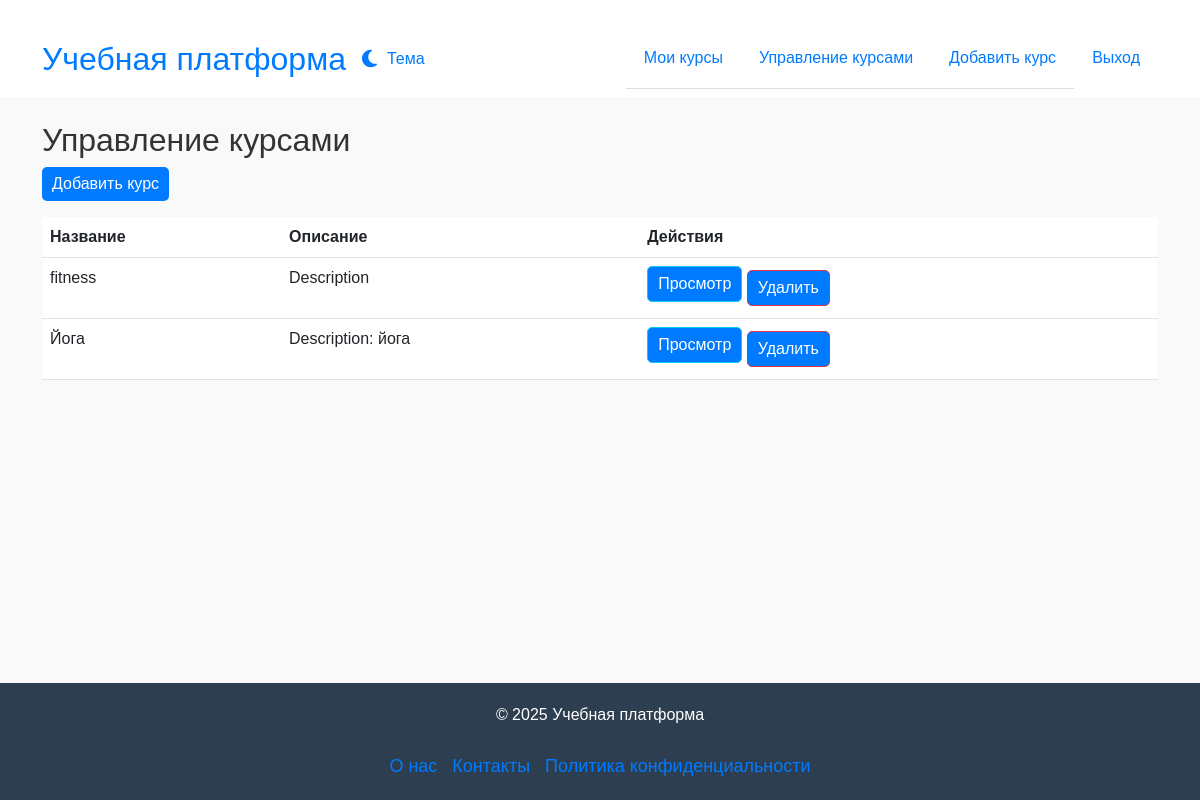
/courses/manage/ (signed in), run on an earlier commit of the app's database.
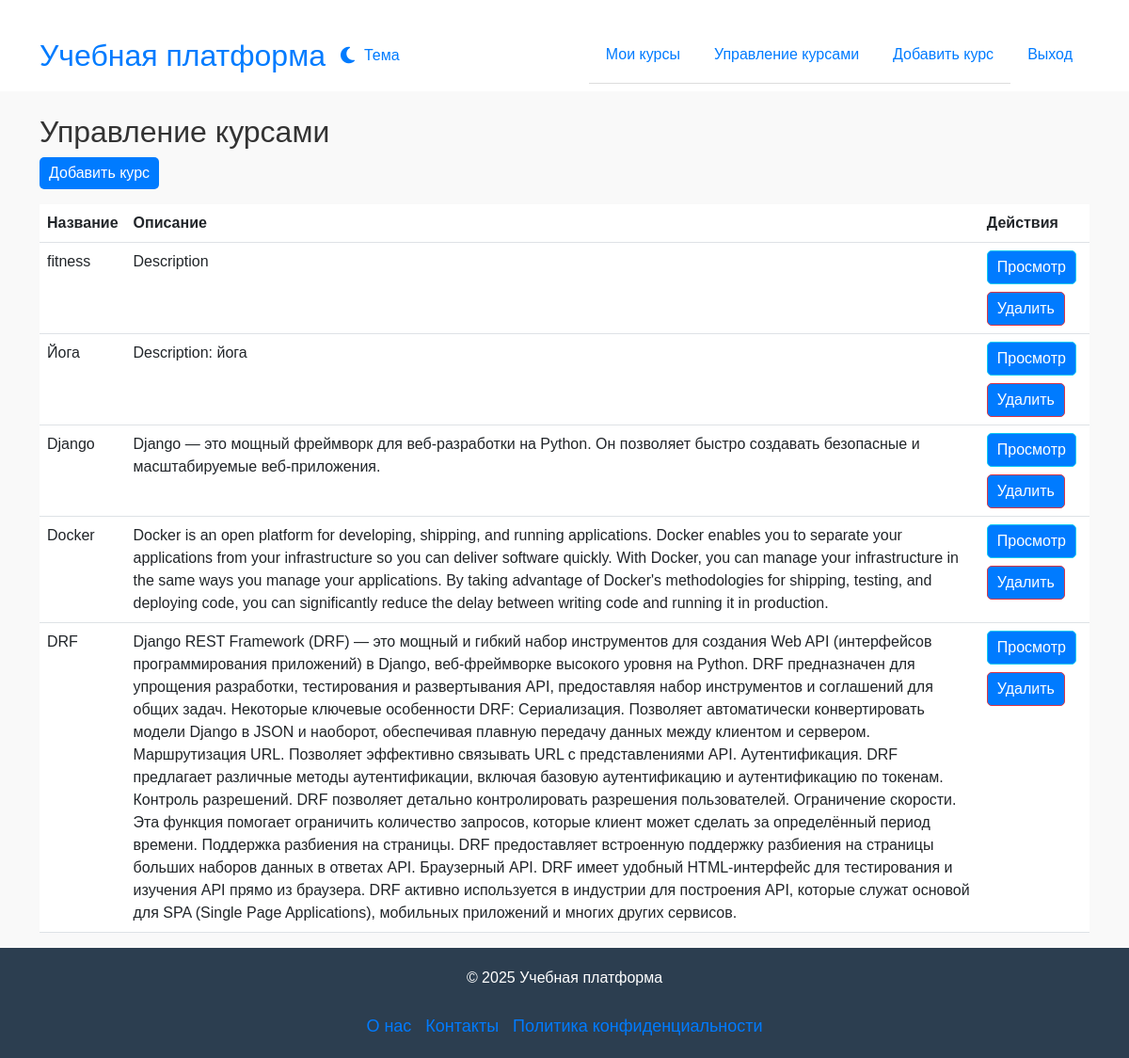
And on a later commit of the database.
### online_courses/models.py (models this page shows, shortened)
class Course(models.Model):
    title = models.CharField(max_length=255)
    description = models.TextField(null=True, blank=True)
    teacher = models.ForeignKey(User, on_delete=models.SET_NULL, null=True, limit_choices_to={'role': 'teacher'}, related_name='courses_taught')
    students = models.ManyToManyField(User, related_name='enrolled_courses', blank=True, limit_choices_to={'role': 'student'})

### online_courses/views.py (the view)
# urls.py: path('courses/manage/', manage_courses, name='manage_courses'),
@login_required
def manage_courses(request):
    if request.user.role != 'teacher':
        raise PermissionDenied("Только преподаватели могут управлять курсами.")
    courses = Course.objects.filter(teacher=request.user)
    return render(request, 'manage_courses.html', {'courses': courses})

### online_courses/templates/manage_courses.html
{% extends "base.html" %}
{% block content %}
<h2 class="fade-in">Управление курсами</h2>
<a href="{% url 'online_courses:add_course' %}" class="btn btn-primary">Добавить курс</a>
<table class="table mt-3">
    <thead>
        <tr>
            <th>Название</th>
            <th>Описание</th>
            <th>Действия</th>
        </tr>
    </thead>
    <tbody>
        {% for course in courses %}
        <tr>
            <td>{{ course.title }}</td>
            <td>{{ course.description }}</td>
            <td>
                <a href="{% url 'online_courses:course_detail' course.id %}" class="btn btn-info mb-2">Просмотр</a>
                <a href="{% url 'online_courses:delete_course' course.id %}" class="btn btn-danger"
                   onclick="return confirm('Вы уверены, что хотите удалить этот курс?');">Удалить</a>
            </td>
        </tr>
        {% empty %}
        <tr>
            <td colspan="3">У вас пока нет курсов.</td>
        </tr>
        {% endfor %}
    </tbody>
</table>
{% endblock %}

### online_courses/templates/base.html (shortened to what this page needs)
<!DOCTYPE html>
<html lang="ru">
<head>
    {% load static %}
    <link rel="stylesheet" href="https://cdnjs.cloudflare.com/ajax/libs/font-awesome/6.4.2/css/all.min.css">
    <link href="https://cdn.jsdelivr.net/npm/bootstrap@5.3.0/dist/css/bootstrap.min.css" rel="stylesheet">
    <link rel="stylesheet" href="{% static 'css/style.css' %}">
</head>
<body>
    <header>
        <nav class="navbar navbar-expand-lg navbar-light">
            <div class="container">
                <a class="navbar-brand" href="{% url 'online_courses:home' %}">Учебная платформа</a>
                <div class="d-flex gap-4">
                    <div class="d-flex gap-2">
                        <div class="theme-switch" onclick="toggleTheme()">
                            <i id="theme-icon" class="fas fa-moon"></i>
                            <span>Тема</span>
                        </div>
                    </div>
                </div>
                <div class="collapse navbar-collapse" id="navbarNav">
                    <ul class="navbar-nav ms-auto">
                        {% if user.is_authenticated %}
                            <li class="nav-item"><a class="nav-link" href="{% url 'online_courses:course_list' %}">Мои курсы</a></li>
                            {% if user.role == "teacher" %}
                                <li class="nav-item"><a class="nav-link" href="{% url 'online_courses:manage_courses' %}">Управление курсами</a></li>
                                <li class="nav-item"><a class="nav-link" href="{% url 'online_courses:add_course' %}">Добавить курс</a></li>
                            {% endif %}
                            <li class="nav-item"><a class="nav-link" href="{% url 'online_courses:logout' %}">Выход</a></li>
                        {% else %}
                            <li class="nav-item"><a class="nav-link" href="{% url 'online_courses:login' %}">Вход</a></li>
                        {% endif %}
                    </ul>
                </div>
            </div>
        </nav>
    </header>
    <main>
        <div class="container mt-4">
            {% block content %}{% endblock %}
        </div>
    </main>
    <footer class="footer">
        <p>&copy; 2025 Учебная платформа</p>
        <div class="footer-links">
          <a href="/about">О нас</a>
          <a href="/contact">Контакты</a>
          <a href="/privacy">Политика конфиденциальности</a>
        </div>
    </footer>
</body>
</html>

### online_courses/static/css/style.css (style rules this page uses)
:root { --primary-color: #007bff; --secondary-color: #0056b3; --navbar-background: #ffffff; --navbar-text-color: #007bff; --text-color: #333; --background-color: #f9f9f9; --border-color: #ddd; --footer-background-color: #2c3e50; --footer-text-color: white; --footer-link-color: #f1c40f; }
*, *::before, *::after { box-sizing: border-box; }
html, body { background-color: var(--background-color) !important; color: var(--text-color); min-height: 100vh; }
body { font-family: Arial, sans-serif; min-height: 100vh; display: flex; flex-direction: column; transition: background-color 0.4s ease, color 0.4s ease; }
.fade-in { animation: fadeIn 0.5s ease-in-out; }
main { flex: 1; }
h1, h2 { color: var(--text-color); }
.container { margin-top: 20px; }
.btn-primary { display: flex; align-items: center; justify-content: center; gap: 8px; background-color: var(--primary-color); border: none; color: #fff; padding: 10px 15px; border-radius: 5px; font-size: 16px; cursor: pointer; transition: all 0.3s ease-in-out; }
a { color: var(--primary-color); text-decoration: none; transition: color 0.3s ease-in-out; }
.navbar { background-color: var(--navbar-background); color: var(--navbar-text-color); transition: background-color 0.3s ease, color 0.3s ease; }
.navbar a { color: var(--navbar-text-color); }
.navbar-brand { color: var(--primary-color); font-family: "Pacifico", cursive, sans-serif; font-size: 2rem; }
ul { list-style-type: none; padding: 0; }
ul li { padding: 10px; border-bottom: 1px solid var(--border-color); }
ul li:last-child { border-bottom: none; }
ul li a { display: inline-block; width: 100%; text-decoration: none; color: var(--primary-color); }
.btn { display: inline-block; padding: 5px 10px; background: #007bff; color: white; text-decoration: none; border-radius: 5px; }
.theme-switch { display: flex; align-items: center; gap: 10px; cursor: pointer; font-size: 16px; cursor: pointer; }
.theme-switch i { font-size: 20px; }
.footer { background-color: var(--footer-background-color); color: var(--footer-text-color); text-align: center; padding: 20px 0; width: 100%; margin-top: auto; display: flex; flex-direction: column; align-items: center; gap: 10px; }
.footer-links { display: flex; gap: 15px; }
.footer-links a { text-decoration: none; font-size: 18px; }

What changed in the data, as far as the page shows it:
added Course: title "Django", description "Django — это мощный фреймворк для веб-разработки на Python. Он позволяет быстро создавать безопасные и масштабируемые веб-приложения."
added Course: title "Docker", description "Docker is an open platform for developing, shipping, and running applications. Docker enables you to separate your applications from your infrastructure so you can deliver software quickly. With Docker, you can manage your infrastructure in the same ways you manage your applications. By taking advantage of Docker's methodologies for shipping, testing, and deploying code, you can significantly reduce the delay between writing code and running it in production."
added Course: title "DRF", description "Django REST Framework (DRF) — это мощный и гибкий набор инструментов для создания Web API (интерфейсов программирования приложений) в Django, веб-фреймворке высокого уровня на Python. DRF предназначен для упрощения разработки, тестирования и развертывания API, предоставляя набор инструментов и соглашений для общих задач. Некоторые ключевые особенности DRF: Сериализация. Позволяет автоматически конвертировать модели Django в JSON и наоборот, обеспечивая плавную передачу данных между клиентом и сервером. Маршрутизация URL. Позволяет эффективно связывать URL с представлениями API. Аутентификация. DRF предлагает различные методы аутентификации, включая базовую аутентификацию и аутентификацию по…"
